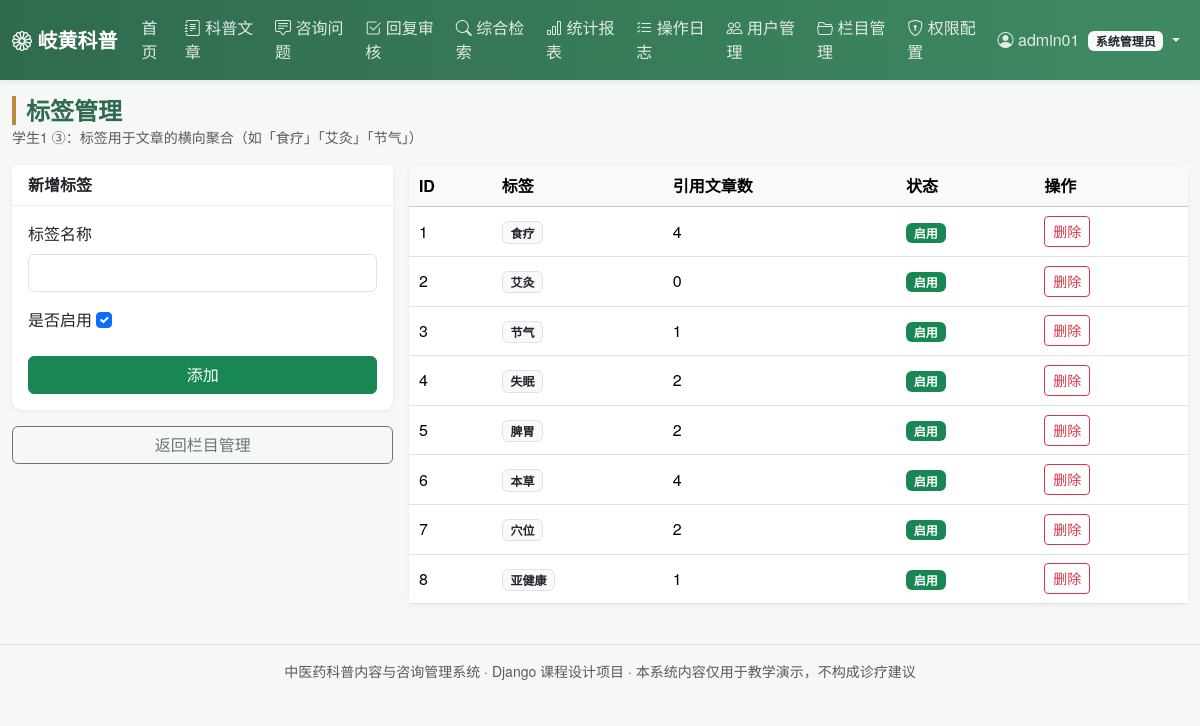
Page /tag/ (signed in) on the committed database.
### main_app/models.py (models this page shows, shortened)
class Menu(models.Model):
    name = models.CharField('菜单名称', max_length=50)
    code = models.CharField('权限编码', max_length=50, unique=True,
                            help_text='与装饰器 module_required 使用的编码一致')
    url_name = models.CharField('对应路由名', max_length=100, blank=True)
    icon = models.CharField('图标类名', max_length=50, blank=True, default='bi-grid')
    roles = models.CharField('可见角色', max_length=100, default='admin,editor,consultant,user',
                             help_text='逗号分隔：admin,editor,consultant,user')
    order = models.IntegerField('排序', default=0)
    is_active = models.BooleanField('启用', default=True)
    class Meta:
        verbose_name = '菜单权限'
        verbose_name_plural = '菜单权限'
        ordering = ['order', 'id']
    @property
    def role_list(self):
        return [r.strip() for r in self.roles.split(',') if r.strip()]
    def visible_to(self, role):
        return self.is_active and role in self.role_list

class Tag(models.Model):
    name = models.CharField('标签名称', max_length=30, unique=True)
    is_active = models.BooleanField('是否启用', default=True)
    created_at = models.DateTimeField('创建时间', auto_now_add=True)
    class Meta:
        verbose_name = '标签'
        verbose_name_plural = '标签'
        ordering = ['id']

### main_app/views.py (the view)
# urls.py: path('tag/', views.tag_list, name='tag_list'),
@role_required('admin')
@module_required('category_manage')
def tag_list(request):
    form = TagForm(request.POST or None)
    if request.method == 'POST' and form.is_valid():
        obj = form.save()
        write_log(request, 'category', '新增标签', 'Tag', obj.pk, f'新增标签：{obj.name}')
        messages.success(request, '标签已新增。')
        return redirect('main_app:tag_list')
    return render(request, 'category/tag_list.html', {
        'form': form, 'rows': Tag.objects.annotate(num=Count('articles'))})

### main_app/forms.py
class TagForm(forms.ModelForm):
    class Meta:
        model = Tag
        fields = ('name', 'is_active')
        widgets = {
            'name': forms.TextInput(attrs={'class': 'form-control'}),
            'is_active': forms.CheckboxInput(attrs={'class': 'form-check-input'}),
        }

### main_app/context_processors.py (called while the page is built)
def menu_permissions(request):
    user = getattr(request, 'user', None)
    role = 'anonymous'
    profile = None
    if user and user.is_authenticated:
        if user.is_superuser:
            role = 'admin'
        else:
            profile = getattr(user, 'profile', None)
            role = profile.role if profile else 'user'
    menus = [m for m in Menu.objects.filter(is_active=True) if m.visible_to(role)]
    return {
        'nav_menus': menus,
        'current_role': role,
        'current_role_label': ROLE_LABELS.get(role, role),
        'profile': profile,
    }

### main_app/permissions.py (called while the page is built, shortened)
def role_of(user):
    if not user.is_authenticated:
        return 'anonymous'
    if user.is_superuser:
        return 'admin'
    p = get_profile(user)
    return p.role if p else 'user'

def role_required(*roles):
    def decorator(view_func):
        @login_required
        @wraps(view_func)
        def _wrapped(request, *args, **kwargs):
            if role_of(request.user) in roles:
                return view_func(request, *args, **kwargs)
        return _wrapped
    return decorator

def module_required(code):
    def decorator(view_func):
        @login_required
        @wraps(view_func)
        def _wrapped(request, *args, **kwargs):
            from .models import Menu
            menu = Menu.objects.filter(code=code).first()
            if menu is None or menu.visible_to(role_of(request.user)):
                return view_func(request, *args, **kwargs)
            messages.error(request, '当前角色未开通该菜单权限。')
            return redirect('main_app:index')
        return _wrapped
    return decorator

### templates/category/tag_list.html (shortened to what this page needs)
{% extends 'base.html' %}
{% block page_title %}标签管理{% endblock %}
{% block page_desc %}学生1 ③：标签用于文章的横向聚合（如「食疗」「艾灸」「节气」）{% endblock %}
{% block content %}
<div class="row g-3">
    <div class="col-lg-4">
        <div class="card">
            <div class="card-header">新增标签</div>
            <div class="card-body">
                <form method="post">
                    {% for f in form %}
                        <div class="mb-3">
                            <label class="form-label">{{ f.label }}</label>
                            {{ f }}
                        </div>
                    {% endfor %}
                    <button class="btn btn-success w-100">添加</button>
                </form>
            </div>
        </div>
        <a class="btn btn-outline-secondary mt-3 w-100" href="{% url 'main_app:category_list' %}">返回栏目管理</a>
    </div>
    <div class="col-lg-8">
        <div class="card">
            <table class="table table-hover align-middle mb-0">
                <thead class="table-light"><tr><th>ID</th><th>标签</th><th>引用文章数</th><th>状态</th><th>操作</th></tr></thead>
                <tbody>
                {% for t in rows %}
                    <tr>
                        <td>{{ t.pk }}</td>
                        <td><span class="badge bg-light text-dark border">{{ t.name }}</span></td>
                        <td>{{ t.num }}</td>
                        <td>{% if t.is_active %}<span class="badge bg-success">启用</span>{% else %}<span class="badge bg-secondary">停用</span>{% endif %}</td>
                        <td>
                            <form method="post" action="{% url 'main_app:tag_delete' t.pk %}" class="d-inline"
                                  onsubmit="return confirm('删除标签「{{ t.name }}」？');">
                                <button class="btn btn-sm btn-outline-danger">删除</button>
                            </form>
                        </td>
                    </tr>
                {% empty %}
                    <tr><td colspan="5" class="text-center text-muted py-4">暂无标签</td></tr>
                {% endfor %}
                </tbody>
            </table>
        </div>
    </div>
</div>
{% endblock %}

### templates/base.html (shortened to what this page needs)
{% load static %}<!DOCTYPE html>
<html lang="zh-CN">
<head>
    <link href="https://cdn.jsdelivr.net/npm/bootstrap@5.3.3/dist/css/bootstrap.min.css" rel="stylesheet">
    <link href="https://cdn.jsdelivr.net/npm/bootstrap-icons@1.11.3/font/bootstrap-icons.css" rel="stylesheet">
    <link href="{% static 'css/style.css' %}" rel="stylesheet">
</head>
<body>
<nav class="navbar navbar-expand-lg navbar-dark tcm-navbar sticky-top">
    <div class="container-fluid">
        <a class="navbar-brand fw-bold" href="{% url 'main_app:index' %}">
            <i class="bi bi-flower1"></i> 岐黄科普
        </a>
        <div class="collapse navbar-collapse" id="navMenu">
            <ul class="navbar-nav me-auto">
                <li class="nav-item">
                    <a class="nav-link {% if request.resolver_match.url_name == 'index' %}active{% endif %}"
                       href="{% url 'main_app:index' %}">首页</a>
                </li>
                {% for m in nav_menus %}
                    <li class="nav-item">
                        <a class="nav-link" href="{% if m.url_name %}{% url m.url_name %}{% else %}#{% endif %}">
                            <i class="bi {{ m.icon|default:'bi-grid' }}"></i> {{ m.name }}
                        </a>
                    </li>
                {% endfor %}
            </ul>
            <ul class="navbar-nav">
                {% if user.is_authenticated %}
                    <li class="nav-item dropdown">
                        <a class="nav-link dropdown-toggle" href="#" data-bs-toggle="dropdown">
                            <i class="bi bi-person-circle"></i>
                            {% if profile %}{{ profile.display_name }}{% else %}{{ user.username }}{% endif %}
                            <span class="badge bg-light text-dark ms-1">{{ current_role_label }}</span>
                        </a>
                    </li>
                {% else %}
                    <li class="nav-item"><a class="nav-link" href="{% url 'main_app:login' %}">登录</a></li>
                    <li class="nav-item"><a class="btn btn-sm btn-light ms-2 mt-1" href="{% url 'main_app:register' %}">注册</a></li>
                {% endif %}
            </ul>
        </div>
    </div>
</nav>
<div class="container-fluid py-3">
    <div class="d-flex justify-content-between align-items-center mb-3">
        <div>
            <h4 class="mb-0 page-title">{% block page_title %}{% endblock %}</h4>
            <small class="text-muted">{% block page_desc %}{% endblock %}</small>
        </div>
    </div>
    {% block content %}{% endblock %}
</div>
<footer class="text-center text-muted py-3 small border-top mt-4">
    中医药科普内容与咨询管理系统 · Django 课程设计项目 · 本系统内容仅用于教学演示，不构成诊疗建议
</footer>
</body>
</html>

### static/css/style.css (style rules this page uses)
:root { --tcm-green: #2f6b4f; --tcm-green-light: #e8f3ee; --tcm-gold: #b98b3c; }
body { background: #f6f8f7; font-family: "Microsoft YaHei", "PingFang SC", "Helvetica Neue", sans-serif; color: #24312b; }
.tcm-navbar { background: linear-gradient(90deg, var(--tcm-green), #3f8a63); box-shadow: 0 2px 6px rgba(0, 0, 0, .08); }
.tcm-navbar .nav-link { color: rgba(255, 255, 255, .85); }
.page-title { font-weight: 700; color: var(--tcm-green); border-left: 4px solid var(--tcm-gold); padding-left: 10px; }
.card { border: none; box-shadow: 0 1px 4px rgba(20, 40, 30, .08); border-radius: .6rem; }
.card-header { background: #fff; border-bottom: 1px solid #eef2f0; font-weight: 600; }
.table > :not(caption) > * > * { padding: .55rem .6rem; }

### rows in the picture
Menu: name "科普文章"
Menu: name "咨询问题"
Menu: name "回复审核"
Menu: name "综合检索"
Menu: name "统计报表"
Menu: name "操作日志"
Menu: name "用户管理"
Menu: name "栏目管理"
Menu: name "权限配置"
Tag: pk "1", name "食疗", num "4", is_active "启用"
Tag: pk "2", name "艾灸", num "0", is_active "启用"
Tag: pk "3", name "节气", num "1", is_active "启用"
Tag: pk "4", name "失眠", num "2", is_active "启用"
Tag: pk "5", name "脾胃", num "2", is_active "启用"
Tag: pk "6", name "本草", num "4", is_active "启用"
Tag: pk "7", name "穴位", num "2", is_active "启用"
Tag: pk "8", name "亚健康", num "1", is_active "启用"

### other values in the picture
{{ user.username }} "admin01"
{{ current_role_label }} "系统管理员"
{{ f.label }} "标签名称" "是否启用"
